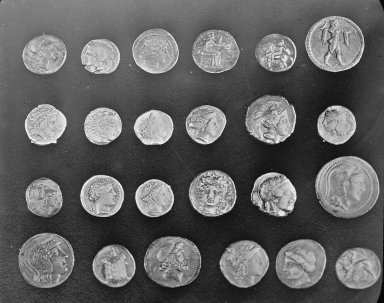
#> input picture skimage.data.coins(), 384 x 303 px
$ jupyter execute --allow-errors imageanalysisscipyscikitmage.ipynb   (shell and % lines are left out)
#> lines starting #> are read from the running program, lines starting #| are printed output that depends on the picture; after the words box and inside, x2 and y2 are one past the last pixel; in counts of white or black regions, pixels touching at a corner belong together; long printed decimals are rounded
[cell 1]
from __future__ import division, print_function

[cell 2]
import skimage

# Images are numpy arrays
## Images are represented in scikit-image using standard numpy arrays. This allows maximum inter-operability with other libraries in the scientific Python ecosystem, such as matplotlib and scipy.
Let's see how to build a grayscale image as a 2D array:

[cell 3]
import numpy as np
from matplotlib import pyplot as plt

random_image = np.random.random([500, 500])

plt.imshow(random_image, cmap='ocean', interpolation='nearest');

[cell 4]
from skimage import data

coins = data.coins()
#> coins is the input picture: shape (303, 384); min 1, max 252, mean 96.9

print(type(coins), coins.dtype, coins.shape)
#| <class 'numpy.ndarray'> uint8 (303, 384)
plt.imshow(coins, cmap='gray', interpolation='nearest');

A color image is a 3D array, where the last dimension has size 3 and represents the red, green, and blue channels:

[cell 5]
cat = data.chelsea()
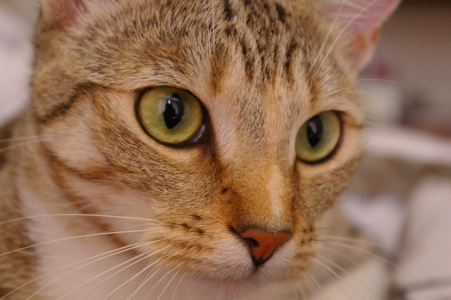
#> input picture skimage.data.chelsea(), 451 x 300 px
#> cat is the input picture: shape (300, 451, 3); mean R, G, B 147.7, 111.4, 86.8
print("Shape:", cat.shape)
#| Shape: (300, 451, 3)
print("Values min/max:", cat.min(), cat.max())
#| Values min/max: 0 231

plt.imshow(cat, interpolation='nearest');

These are just numpy arrays. Making a red square is easy using just array slicing and manipulation:

[cell 6]
cat[10:110, 10:110, :] = [255, 0, 0]  # [red, green, blue]
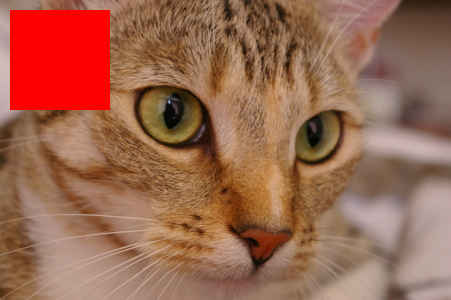
#> cat: shape (300, 451, 3); 7.39% of pixels changed, all inside (x1, y1, x2, y2) = (10, 10, 110, 110)
plt.imshow(cat);

Images can also include transparent regions by adding a 4th dimension, called an alpha layer.

# Data types and image values¶
## In literature, one finds different conventions for representing image values:
  0 - 255   where  0 is black, 255 is white

  0 - 1     where  0 is black, 1 is white

scikit-image supports both conventions--the choice is determined by the data-type of the array.
E.g., here, I generate two valid images:

[cell 7]
linear0 = np.linspace(0, 1, 2500).reshape((50, 50))
linear1 = np.linspace(0, 255, 2500).reshape((50, 50)).astype(np.uint8)

print("Linear0:", linear0.dtype, linear0.min(), linear0.max())
print("Linear1:", linear1.dtype, linear1.min(), linear1.max())

fig, (ax0, ax1) = plt.subplots(1, 2)
ax0.imshow(linear0, cmap='gray')
ax1.imshow(linear1, cmap='gray');

The library is designed in such a way that any data-type is allowed as input, as long as the range is correct (0-1 for floating point images, 0-255 for unsigned bytes, 0-65535 for unsigned 16-bit integers).
This is achieved through the use of a few utility functions, such as img_as_float and img_as_ubyte:

[cell 8]
from skimage import img_as_float, img_as_ubyte

image = data.chelsea()

image_float = img_as_float(image)
image_ubyte = img_as_ubyte(image)

print("type, min, max:", image_float.dtype, image_float.min(), image_float.max())
#| type, min, max: float64 0.0 0.9059
print("type, min, max:", image_ubyte.dtype, image_ubyte.min(), image_ubyte.max())
#| type, min, max: uint8 0 231

print("231/255 =", 231/255.)

Your code would then typically look like this:

[cell 9]
def my_function(any_image):
   float_image = img_as_float(any_image)
   # Proceed, knowing image is in [0, 1]

We recommend using the floating point representation, given that scikit-image mostly uses that format internally.

# Displaying images using matplotlib
Before we get started, a quick note about plotting images---specifically, plotting gray-scale images with Matplotlib. First, let's grab an example image from scikit-image.

[cell 10]
#example image from scikit-image.
from skimage import data

image = data.camera()
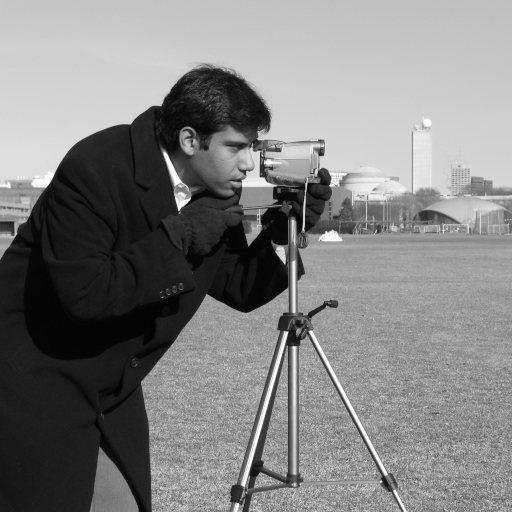
#> input picture skimage.data.camera(), 512 x 512 px
#> image is the input picture: shape (512, 512); min 0, max 255, mean 129.1

[cell 11]
# Also, we'll want to make sure we have numpy and matplotlib imported.
import matplotlib.pyplot as plt
import numpy as np

If we plot a gray-scale image using the default colormap, "jet", and a gray-scale color map, "gray", you can easily see the difference:

[cell 12]
fig, (ax_jet, ax_gray) = plt.subplots(ncols=2, figsize=(10, 5))

ax_jet.imshow(image, cmap='jet')
ax_gray.imshow(image, cmap='gray');

We can get a better idea of the ill effects by zooming into the man's face.

[cell 13]
face = image[80:160, 200:280]
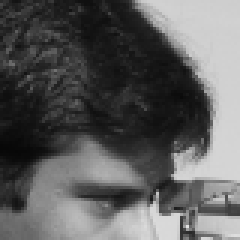
#> face: shape (80, 80) (shown 3 times larger); min 7, max 225, mean 92.9
fig, (ax_jet, ax_gray) = plt.subplots(ncols=2)
ax_jet.imshow(face, cmap='jet')
ax_gray.imshow(face, cmap='gray');

Notice how the face looks distorted and splotchy with the "jet" colormap. Also, this colormap distorts the concepts of light and dark, and there are artificial boundaries created by the different color hues. Is that a beauty mark on the man's upper lip? No, it's just an artifact of this ridiculous colormap.

Here's another example:

[cell 14]
X, Y = np.ogrid[-5:5:0.1, -5:5:0.1]
R = np.exp(-(X**2 + Y**2) / 15)

fig, (ax_jet, ax_gray) = plt.subplots(1, 2)
ax_jet.imshow(R, cmap='jet')
ax_gray.imshow(R, cmap='gray');

Woah! See all those non-existing contours?
You can set both the method of interpolation and colormap used explicitly in the imshow command:

[cell 15]
plt.imshow(R, cmap='gray', interpolation='nearest');

Otherwise, you can add the following setting at the top of any script to change the default colormap:

[cell 16]
plt.rcParams['image.cmap'] = 'gray'

Don't worry: color images are unaffected by this change.
In addition, we'll set the interpolation to 'nearest neighborhood' so that it's easier to distinguish individual pixels in your image (the default is 'bicubic'--see the exploration below).

[cell 17]
plt.rcParams['image.interpolation'] = 'nearest'

For reference, let's look at the images above using Matplotlib's new 'viridis' and 'magma' colormaps (requires matplotlib >= 1.5).

[cell 18]
fig, axes = plt.subplots(2, 2, figsize=(10, 10))

axes[0, 0].imshow(R, cmap='jet')
axes[0, 1].imshow(R, cmap='viridis')
axes[1, 0].imshow(R, cmap='magma')
axes[1, 1].imshow(R, cmap='gray');
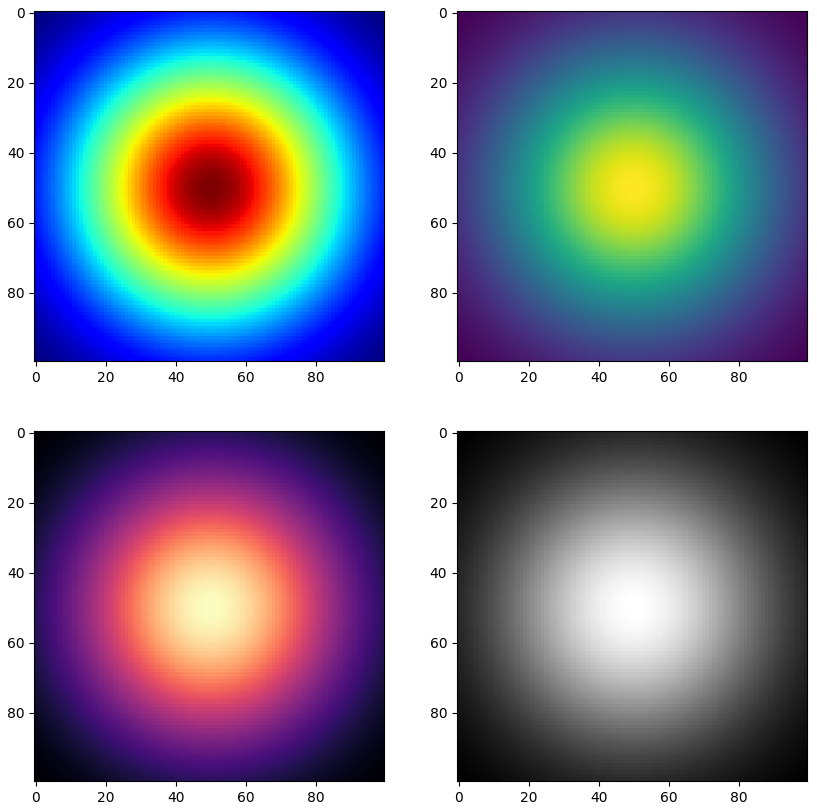
#> figure drawn by matplotlib, 4 panels
#> the sliders are set to image = <module 'IPython.html.widgets., cmap = Accent, reverse_cmap = False, interpolation = nearest

# Interactive demo: interpolation and color maps¶

[cell 19]
from IPython.html.widgets import interact, fixed
from matplotlib import cm as colormaps
import matplotlib.colors
import inspect

#> (the rest of this cell did not finish here and is left out)

# Image I/O
Mostly, we won't be using input images from the scikit-image example data sets. Those images are typically stored in JPEG or PNG format. Since scikit-image operates on NumPy arrays, any image reader library that provides arrays will do. Options include matplotlib, pillow, imageio, imread, etc.
scikit-image conveniently wraps many of these in the io submodule, and will use whatever option is available:

[cell 20]
from skimage import io

image = io.imread('./balloon.jpg')
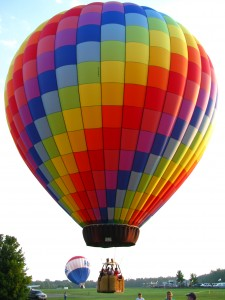
#> input picture balloon.jpg, 225 x 300 px
#> image is the input picture: shape (300, 225, 3); mean R, G, B 170.1, 140.5, 129.3

print(type(image))
#| <class 'numpy.ndarray'>
plt.imshow(image);

We also have the ability to load multiple images, or multi-layer TIFF images:

[cell 21]
ic = io.imread_collection('./*.jpg')
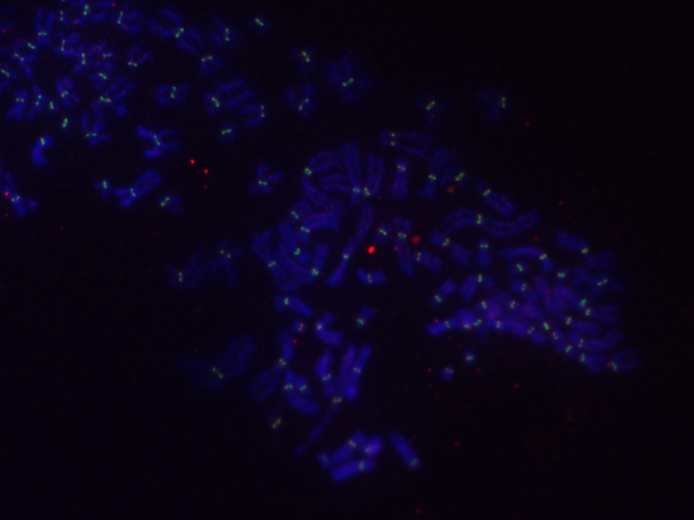
#> input picture chromosomes.jpg, 1388 x 1040 px (shown at 1/2 size)
#> ic = 2 items

print(type(ic), '\n\n', ic)
#> (printed output is left out)

[cell 22]
f, axes = plt.subplots(nrows=1, ncols=len(ic), figsize=(15, 10))

for i, image in enumerate(ic):
    axes[i].imshow(image, cmap='gray')
    axes[i].axis('off')
#> this loop made 2 passes

[cell 23]
color_image = io.imread('./balloon.jpg')

print(type(image))
#| <class 'numpy.ndarray'>
plt.imshow(image);

Split this image up into its three components, red, green and blue, and display each separately.
HINT: To display multiple images, we provide you with a small utility library called skdemo:

[cell 24]
red_image = color_image[...,0] #color_image[:,:,0]
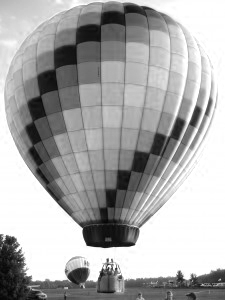
#> red_image: shape (300, 225); min 2, max 255, mean 170.1
green_image = color_image[...,1]
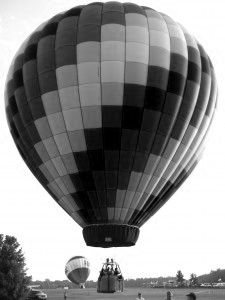
#> green_image: shape (300, 225); min 0, max 255, mean 140.5
blue_image = color_image[...,2]
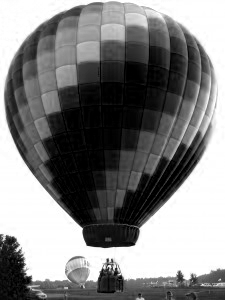
#> blue_image: shape (300, 225); min 0, max 255, mean 129.3

[cell 25]
f, axes = plt.subplots(nrows=1, ncols=4, figsize=(10,10))
axes[0].imshow(red_image)
axes[1].imshow(green_image)
axes[2].imshow(blue_image)
axes[3].imshow(color_image)
